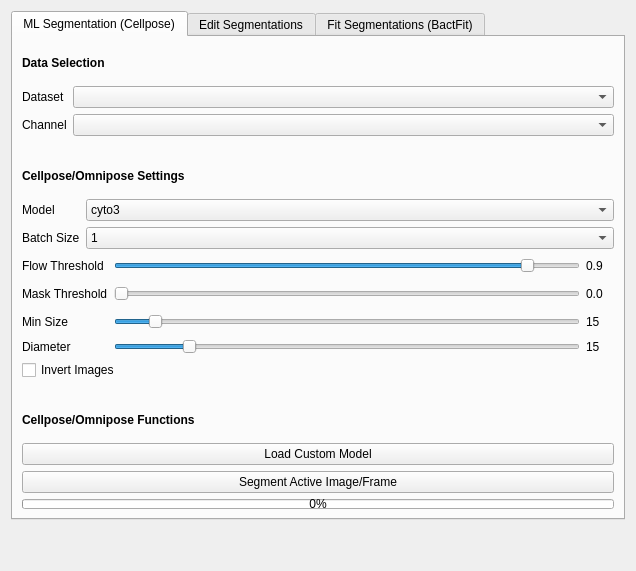
<?xml version="1.0" encoding="UTF-8"?>
<ui version="4.0">
 <class>Segmentation</class>
 <widget class="QWidget" name="Segmentation">
  <layout class="QVBoxLayout" name="verticalLayout_27">
   <item>
    <widget class="QTabWidget" name="tabWidget_7">
     <property name="currentIndex">
      <number>0</number>
     </property>
     <widget class="QWidget" name="tab_24">
      <attribute name="title">
       <string>ML Segmentation (Cellpose)</string>
      </attribute>
      <layout class="QVBoxLayout" name="verticalLayout_28">
       <item>
        <widget class="QLabel" name="label_97">
         <property name="font">
          <font>
           <weight>75</weight>
           <bold>true</bold>
          </font>
         </property>
         <property name="text">
          <string>Data Selection</string>
         </property>
        </widget>
       </item>
       <item>
        <layout class="QFormLayout" name="formLayout_28">
         <item row="0" column="0">
          <widget class="QLabel" name="label_101">
           <property name="text">
            <string>Dataset</string>
           </property>
          </widget>
         </item>
         <item row="0" column="1">
          <widget class="QComboBox" name="cellpose_dataset" />
         </item>
         <item row="1" column="0">
          <widget class="QLabel" name="label_136">
           <property name="text">
            <string>Channel</string>
           </property>
          </widget>
         </item>
         <item row="1" column="1">
          <widget class="QComboBox" name="cellpose_channel" />
         </item>
        </layout>
       </item>
       <item>
        <spacer name="verticalSpacer_24">
         <property name="orientation">
          <enum>Qt::Vertical</enum>
         </property>
         <property name="sizeType">
          <enum>QSizePolicy::Minimum</enum>
         </property>
         <property name="sizeHint" stdset="0">
          <size>
           <width>592</width>
           <height>17</height>
          </size>
         </property>
        </spacer>
       </item>
       <item>
        <widget class="QLabel" name="label_102">
         <property name="font">
          <font>
           <weight>75</weight>
           <bold>true</bold>
          </font>
         </property>
         <property name="text">
          <string>Cellpose/Omnipose Settings</string>
         </property>
        </widget>
       </item>
       <item>
        <layout class="QFormLayout" name="formLayout_27">
         <item row="0" column="0">
          <widget class="QLabel" name="label_104">
           <property name="text">
            <string>Model</string>
           </property>
          </widget>
         </item>
         <item row="0" column="1">
          <widget class="QComboBox" name="cellpose_model">
           <item>
            <property name="text">
             <string>cyto3</string>
            </property>
           </item>
           <item>
            <property name="text">
             <string>cyto2</string>
            </property>
           </item>
           <item>
            <property name="text">
             <string>cyto</string>
            </property>
           </item>
           <item>
            <property name="text">
             <string>nuclei</string>
            </property>
           </item>
           <item>
            <property name="text">
             <string>custom</string>
            </property>
           </item>
          </widget>
         </item>
         <item row="1" column="0">
          <widget class="QLabel" name="label_123">
           <property name="text">
            <string>Batch Size</string>
           </property>
          </widget>
         </item>
         <item row="1" column="1">
          <widget class="QComboBox" name="cellpose_batchsize">
           <item>
            <property name="text">
             <string>1</string>
            </property>
           </item>
           <item>
            <property name="text">
             <string>5</string>
            </property>
           </item>
           <item>
            <property name="text">
             <string>10</string>
            </property>
           </item>
           <item>
            <property name="text">
             <string>20</string>
            </property>
           </item>
           <item>
            <property name="text">
             <string>30</string>
            </property>
           </item>
           <item>
            <property name="text">
             <string>40</string>
            </property>
           </item>
           <item>
            <property name="text">
             <string>50</string>
            </property>
           </item>
           <item>
            <property name="text">
             <string>60</string>
            </property>
           </item>
           <item>
            <property name="text">
             <string>70</string>
            </property>
           </item>
           <item>
            <property name="text">
             <string>80</string>
            </property>
           </item>
           <item>
            <property name="text">
             <string>90</string>
            </property>
           </item>
           <item>
            <property name="text">
             <string>100</string>
            </property>
           </item>
           <item>
            <property name="text">
             <string>200</string>
            </property>
           </item>
           <item>
            <property name="text">
             <string>500</string>
            </property>
           </item>
           <item>
            <property name="text">
             <string>auto</string>
            </property>
           </item>
          </widget>
         </item>
        </layout>
       </item>
       <item>
        <layout class="QGridLayout" name="gridLayout_11">
         <item row="0" column="2" alignment="Qt::AlignLeft">
          <widget class="QLabel" name="cellpose_flowthresh_label">
           <property name="minimumSize">
            <size>
             <width>28</width>
             <height>22</height>
            </size>
           </property>
           <property name="text">
            <string>0.9</string>
           </property>
          </widget>
         </item>
         <item row="0" column="1">
          <widget class="QSlider" name="cellpose_flowthresh">
           <property name="maximum">
            <number>100</number>
           </property>
           <property name="singleStep">
            <number>10</number>
           </property>
           <property name="pageStep">
            <number>10</number>
           </property>
           <property name="sliderPosition">
            <number>90</number>
           </property>
           <property name="orientation">
            <enum>Qt::Horizontal</enum>
           </property>
          </widget>
         </item>
         <item row="0" column="0">
          <widget class="QLabel" name="label_106">
           <property name="text">
            <string>Flow Threshold</string>
           </property>
          </widget>
         </item>
         <item row="1" column="2" alignment="Qt::AlignLeft">
          <widget class="QLabel" name="cellpose_maskthresh_label">
           <property name="minimumSize">
            <size>
             <width>28</width>
             <height>22</height>
            </size>
           </property>
           <property name="text">
            <string>0.0</string>
           </property>
          </widget>
         </item>
         <item row="2" column="2" alignment="Qt::AlignLeft">
          <widget class="QLabel" name="cellpose_minsize_label">
           <property name="minimumSize">
            <size>
             <width>24</width>
             <height>22</height>
            </size>
           </property>
           <property name="maximumSize">
            <size>
             <width>24</width>
             <height>16777215</height>
            </size>
           </property>
           <property name="text">
            <string>15</string>
           </property>
          </widget>
         </item>
         <item row="1" column="0">
          <widget class="QLabel" name="label_107">
           <property name="text">
            <string>Mask Threshold</string>
           </property>
          </widget>
         </item>
         <item row="2" column="0">
          <widget class="QLabel" name="label_108">
           <property name="text">
            <string>Min Size</string>
           </property>
          </widget>
         </item>
         <item row="2" column="1">
          <widget class="QSlider" name="cellpose_minsize">
           <property name="maximum">
            <number>200</number>
           </property>
           <property name="singleStep">
            <number>10</number>
           </property>
           <property name="value">
            <number>15</number>
           </property>
           <property name="orientation">
            <enum>Qt::Horizontal</enum>
           </property>
           <property name="tickPosition">
            <enum>QSlider::NoTicks</enum>
           </property>
           <property name="tickInterval">
            <number>10</number>
           </property>
          </widget>
         </item>
         <item row="1" column="1">
          <widget class="QSlider" name="cellpose_maskthresh">
           <property name="maximum">
            <number>100</number>
           </property>
           <property name="singleStep">
            <number>10</number>
           </property>
           <property name="pageStep">
            <number>10</number>
           </property>
           <property name="orientation">
            <enum>Qt::Horizontal</enum>
           </property>
          </widget>
         </item>
         <item row="3" column="1">
          <widget class="QSlider" name="cellpose_diameter">
           <property name="maximum">
            <number>100</number>
           </property>
           <property name="singleStep">
            <number>10</number>
           </property>
           <property name="value">
            <number>15</number>
           </property>
           <property name="orientation">
            <enum>Qt::Horizontal</enum>
           </property>
          </widget>
         </item>
         <item row="3" column="0">
          <widget class="QLabel" name="label_109">
           <property name="text">
            <string>Diameter</string>
           </property>
          </widget>
         </item>
         <item row="3" column="2">
          <widget class="QLabel" name="cellpose_diameter_label">
           <property name="text">
            <string>15</string>
           </property>
          </widget>
         </item>
        </layout>
       </item>
       <item>
        <widget class="QCheckBox" name="cellpose_invert_images">
         <property name="text">
          <string>Invert Images</string>
         </property>
        </widget>
       </item>
       <item>
        <spacer name="verticalSpacer_23">
         <property name="orientation">
          <enum>Qt::Vertical</enum>
         </property>
         <property name="sizeType">
          <enum>QSizePolicy::Minimum</enum>
         </property>
         <property name="sizeHint" stdset="0">
          <size>
           <width>592</width>
           <height>17</height>
          </size>
         </property>
        </spacer>
       </item>
       <item>
        <widget class="QLabel" name="label_110">
         <property name="font">
          <font>
           <weight>75</weight>
           <bold>true</bold>
          </font>
         </property>
         <property name="text">
          <string>Cellpose/Omnipose Functions</string>
         </property>
        </widget>
       </item>
       <item>
        <widget class="QPushButton" name="cellpose_load_model">
         <property name="text">
          <string>Load Custom Model</string>
         </property>
        </widget>
       </item>
       <item>
        <layout class="QGridLayout" name="gridLayout_12">
         <item row="0" column="0">
          <widget class="QPushButton" name="segment_active">
           <property name="text">
            <string>Segment Active Image/Frame</string>
           </property>
          </widget>
         </item>
        </layout>
       </item>
       <item>
        <widget class="QProgressBar" name="cellpose_progressbar">
         <property name="sizePolicy">
          <sizepolicy hsizetype="Minimum" vsizetype="Minimum">
           <horstretch>0</horstretch>
           <verstretch>0</verstretch>
          </sizepolicy>
         </property>
         <property name="minimumSize">
          <size>
           <width>0</width>
           <height>0</height>
          </size>
         </property>
         <property name="maximumSize">
          <size>
           <width>16777215</width>
           <height>10</height>
          </size>
         </property>
         <property name="value">
          <number>0</number>
         </property>
        </widget>
       </item>
      </layout>
     </widget>
     <widget class="QWidget" name="tab_26">
      <attribute name="title">
       <string>Edit Segmentations</string>
      </attribute>
      <layout class="QVBoxLayout" name="verticalLayout_30">
       <item>
        <widget class="QLabel" name="label_132">
         <property name="font">
          <font>
           <weight>75</weight>
           <bold>true</bold>
          </font>
         </property>
         <property name="text">
          <string>Segmentation Keyboard/Mouse Shortcuts</string>
         </property>
        </widget>
       </item>
       <item>
        <widget class="QLabel" name="label_15">
         <property name="text">
          <string>Add segmentation [Space]</string>
         </property>
        </widget>
       </item>
       <item>
        <widget class="QLabel" name="label_18">
         <property name="text">
          <string>Join segmentations [J]</string>
         </property>
        </widget>
       </item>
       <item>
        <widget class="QLabel" name="label_16">
         <property name="text">
          <string>Delete segmentation [D] or [Double Click]</string>
         </property>
        </widget>
       </item>
       <item>
        <widget class="QLabel" name="label_19">
         <property name="text">
          <string>Dilate/Erode segmentation [Control + Scroll]</string>
         </property>
        </widget>
       </item>
       <item>
        <widget class="QLabel" name="label_28">
         <property name="text">
          <string>Activate Pan/Zoom [Escape]</string>
         </property>
        </widget>
       </item>
       <item>
        <spacer name="verticalSpacer_7">
         <property name="orientation">
          <enum>Qt::Vertical</enum>
         </property>
         <property name="sizeHint" stdset="0">
          <size>
           <width>20</width>
           <height>40</height>
          </size>
         </property>
        </spacer>
       </item>
       <item>
        <widget class="QLabel" name="label_103">
         <property name="font">
          <font>
           <weight>75</weight>
           <bold>true</bold>
          </font>
         </property>
         <property name="text">
          <string>Dilate Segmentations</string>
         </property>
        </widget>
       </item>
       <item>
        <layout class="QFormLayout" name="formLayout_26">
         <item row="0" column="0">
          <widget class="QLabel" name="label_111">
           <property name="text">
            <string>Pixels</string>
           </property>
          </widget>
         </item>
         <item row="0" column="1">
          <widget class="QDoubleSpinBox" name="dilatation_size">
           <property name="decimals">
            <number>1</number>
           </property>
           <property name="minimum">
            <double>-10.000000000000000</double>
           </property>
           <property name="maximum">
            <double>10.000000000000000</double>
           </property>
           <property name="singleStep">
            <double>0.100000000000000</double>
           </property>
           <property name="value">
            <double>1.000000000000000</double>
           </property>
          </widget>
         </item>
        </layout>
       </item>
       <item>
        <widget class="QPushButton" name="dilate_segmentations">
         <property name="text">
          <string>Dilate Segmentations</string>
         </property>
        </widget>
       </item>
       <item>
        <spacer name="verticalSpacer_3">
         <property name="orientation">
          <enum>Qt::Vertical</enum>
         </property>
         <property name="sizeHint" stdset="0">
          <size>
           <width>20</width>
           <height>40</height>
          </size>
         </property>
        </spacer>
       </item>
       <item>
        <widget class="QLabel" name="label_105">
         <property name="font">
          <font>
           <weight>75</weight>
           <bold>true</bold>
          </font>
         </property>
         <property name="text">
          <string>Translate Segmentations</string>
         </property>
        </widget>
       </item>
       <item>
        <layout class="QFormLayout" name="formLayout_32">
         <item row="1" column="0">
          <widget class="QLabel" name="label_131">
           <property name="text">
            <string>Translation Size (Pixels)</string>
           </property>
          </widget>
         </item>
         <item row="1" column="1">
          <widget class="QDoubleSpinBox" name="translation_size">
           <property name="decimals">
            <number>1</number>
           </property>
           <property name="minimum">
            <double>0.500000000000000</double>
           </property>
          </widget>
         </item>
         <item row="0" column="0">
          <widget class="QLabel" name="label_9">
           <property name="text">
            <string>Translation Target</string>
           </property>
          </widget>
         </item>
         <item row="0" column="1">
          <widget class="QComboBox" name="translation_target">
           <item>
            <property name="text">
             <string>All</string>
            </property>
           </item>
           <item>
            <property name="text">
             <string>Segmentation Image</string>
            </property>
           </item>
           <item>
            <property name="text">
             <string>Segmentations</string>
            </property>
           </item>
           <item>
            <property name="text">
             <string>Cells</string>
            </property>
           </item>
          </widget>
         </item>
        </layout>
       </item>
       <item>
        <widget class="QLabel" name="label_10">
         <property name="text">
          <string>Press [Control] + [Arrow Key] to move translation target by translation size</string>
         </property>
        </widget>
       </item>
      </layout>
     </widget>
     <widget class="QWidget" name="tab_14">
      <attribute name="title">
       <string>Fit Segmentations (BactFit)</string>
      </attribute>
      <layout class="QVBoxLayout" name="verticalLayout_15">
       <item>
        <widget class="QLabel" name="label_23">
         <property name="text">
          <string>BactFit fits an ideal (rod shaped) cell model to the segmentations. Each cell model has a polynomial midline and a radius parameter, where the cell outline is a fixed radius from the midline. Cell models can be created by fitting cell models to segmentations, or drawing a midline and interploating the outline.</string>
         </property>
         <property name="wordWrap">
          <bool>true</bool>
         </property>
        </widget>
       </item>
       <item>
        <spacer name="verticalSpacer_9">
         <property name="orientation">
          <enum>Qt::Vertical</enum>
         </property>
         <property name="sizeType">
          <enum>QSizePolicy::Minimum</enum>
         </property>
         <property name="sizeHint" stdset="0">
          <size>
           <width>484</width>
           <height>17</height>
          </size>
         </property>
        </spacer>
       </item>
       <item>
        <widget class="QLabel" name="label_133">
         <property name="font">
          <font>
           <weight>75</weight>
           <bold>true</bold>
          </font>
         </property>
         <property name="text">
          <string>Fit Segmentations (BactFit)</string>
         </property>
        </widget>
       </item>
       <item>
        <layout class="QFormLayout" name="formLayout">
         <item row="0" column="0">
          <widget class="QLabel" name="label_20">
           <property name="text">
            <string>Min Cell Radius (Pixels)</string>
           </property>
          </widget>
         </item>
         <item row="0" column="1">
          <widget class="QDoubleSpinBox" name="fit_min_radius">
           <property name="minimum">
            <double>-1.000000000000000</double>
           </property>
           <property name="value">
            <double>-1.000000000000000</double>
           </property>
          </widget>
         </item>
         <item row="1" column="0">
          <widget class="QLabel" name="label_21">
           <property name="text">
            <string>Max Cell Radius (Pixels)</string>
           </property>
          </widget>
         </item>
         <item row="1" column="1">
          <widget class="QDoubleSpinBox" name="fit_max_radius">
           <property name="minimum">
            <double>-1.000000000000000</double>
           </property>
           <property name="value">
            <double>-1.000000000000000</double>
           </property>
          </widget>
         </item>
         <item row="2" column="0">
          <widget class="QLabel" name="label_6">
           <property name="text">
            <string>Max Error</string>
           </property>
          </widget>
         </item>
         <item row="2" column="1">
          <widget class="QDoubleSpinBox" name="fit_max_error">
           <property name="decimals">
            <number>1</number>
           </property>
           <property name="minimum">
            <double>-1.000000000000000</double>
           </property>
           <property name="maximum">
            <double>5.000000000000000</double>
           </property>
           <property name="singleStep">
            <double>0.100000000000000</double>
           </property>
           <property name="value">
            <double>5.000000000000000</double>
           </property>
          </widget>
         </item>
        </layout>
       </item>
       <item>
        <widget class="QPushButton" name="fit_segmentations">
         <property name="text">
          <string>Fit Cell Segmentations</string>
         </property>
        </widget>
       </item>
       <item>
        <widget class="QProgressBar" name="bactfit_progressbar">
         <property name="sizePolicy">
          <sizepolicy hsizetype="Minimum" vsizetype="Minimum">
           <horstretch>0</horstretch>
           <verstretch>0</verstretch>
          </sizepolicy>
         </property>
         <property name="minimumSize">
          <size>
           <width>0</width>
           <height>0</height>
          </size>
         </property>
         <property name="maximumSize">
          <size>
           <width>16777215</width>
           <height>10</height>
          </size>
         </property>
         <property name="value">
          <number>0</number>
         </property>
        </widget>
       </item>
       <item>
        <spacer name="verticalSpacer_12">
         <property name="orientation">
          <enum>Qt::Vertical</enum>
         </property>
         <property name="sizeHint" stdset="0">
          <size>
           <width>484</width>
           <height>88</height>
          </size>
         </property>
        </spacer>
       </item>
       <item>
        <widget class="QLabel" name="label_134">
         <property name="font">
          <font>
           <weight>75</weight>
           <bold>true</bold>
          </font>
         </property>
         <property name="text">
          <string>Cell Keyboard/Mouse Shortcuts</string>
         </property>
        </widget>
       </item>
       <item>
        <widget class="QLabel" name="label_24">
         <property name="text">
          <string>Add cell midline [M]</string>
         </property>
        </widget>
       </item>
       <item>
        <widget class="QLabel" name="label_52">
         <property name="text">
          <string>Delete segmentation [D] or [Double Click]</string>
         </property>
        </widget>
       </item>
       <item>
        <widget class="QLabel" name="label_25">
         <property name="text">
          <string>Select cell midlines for editing [S]</string>
         </property>
        </widget>
       </item>
       <item>
        <widget class="QLabel" name="label_26">
         <property name="text">
          <string>Dilate/Erode segmentation [Control + Scroll]</string>
         </property>
        </widget>
       </item>
       <item>
        <widget class="QLabel" name="label_29">
         <property name="text">
          <string>Activate Pan/Zoom [Escape]</string>
         </property>
        </widget>
       </item>
       <item>
        <layout class="QFormLayout" name="formLayout_9">
         <item row="0" column="0">
          <widget class="QLabel" name="label_51">
           <property name="text">
            <string>Default Cell Radius</string>
           </property>
          </widget>
         </item>
         <item row="0" column="1">
          <widget class="QSpinBox" name="default_cell_radius">
           <property name="value">
            <number>5</number>
           </property>
          </widget>
         </item>
        </layout>
       </item>
      </layout>
     </widget>
    </widget>
   </item>
   <item>
    <spacer name="verticalSpacer_25">
     <property name="orientation">
      <enum>Qt::Vertical</enum>
     </property>
     <property name="sizeHint" stdset="0">
      <size>
       <width>20</width>
       <height>40</height>
      </size>
     </property>
    </spacer>
   </item>
  </layout>
 </widget>
 <resources />
 <connections />
</ui>
